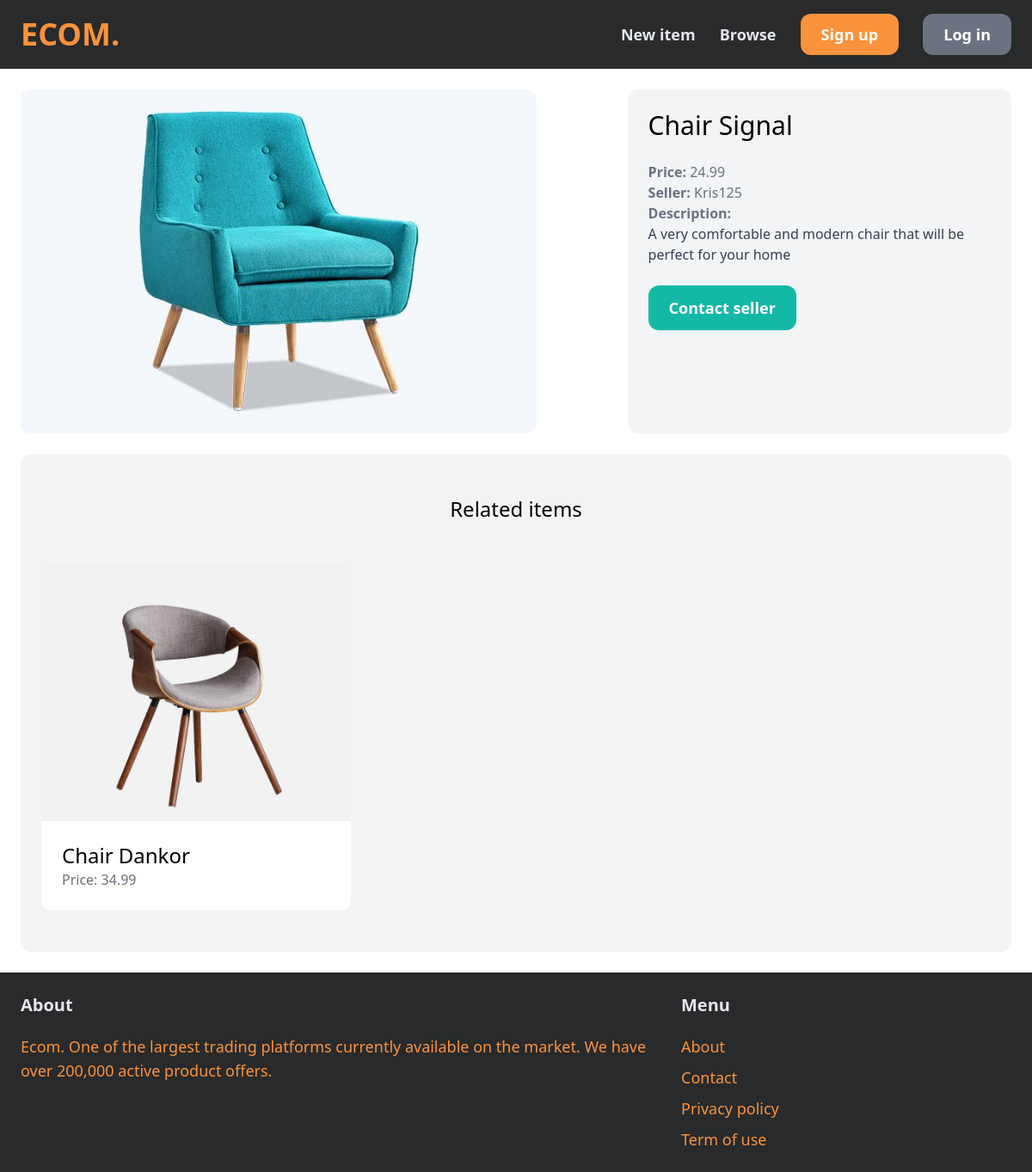
The page /items/7/ on the database its author committed.
### item/models.py (models this page shows, shortened)
class Item(models.Model):
    category = models.ForeignKey(Category, related_name='items', on_delete=models.CASCADE)
    name = models.CharField(max_length=255)
    description = models.TextField(blank=True, null=True)
    price = models.FloatField()
    image = models.ImageField(upload_to='item_images', blank=True, null=True)
    is_sold = models.BooleanField(default=False)
    created_by = models.ForeignKey(User, related_name='items', on_delete=models.CASCADE)
    created_at = models.DateTimeField(auto_now_add=True)

### item/views.py (the view)
# urls.py: path('<int:pk>/', views.detail, name='detail'),
def detail(request, pk):
    item = get_object_or_404(Item, pk=pk)
    related_items = Item.objects.filter(category=item.category, is_sold=False).exclude(pk=pk)[0:3]
    return render(request, 'item/detail.html', {
        'item': item,
        'related_items': related_items
    })

### item/templates/item/detail.html (shortened to what this page needs)
{% extends 'core/base.html' %}
{% block content %}
<div class="grid grid-cols-5 gap-6">
    <div class="col-span-3">
        <img src="{{ item.image.url }}" class="rounded-xl">
    </div>
    <div class="col-span-2 p-6 bg-gray-100 rounded-xl">
        <h1 class="mb-6 text-3xl">{{ item.name }}</h1>
        <p class="text-gray-500"><strong>Price: </strong>{{ item.price }}</p>
        <p class="text-gray-500"><strong>Seller: </strong>{{ item.created_by.username }}</p>
        {% if item.description %}
            <p class="text-gray-700">
                <strong class="text-gray-500">Description:</strong><br>
                {{ item.description }}
            </p>
        {% endif %}
        {% if request.user == item.created_by %}
            <div class="mt-6 p-6 bg-white rounded-xl">
                <p>This is your item!</p>
                <a href="{% url 'item:edit' item.id %}" class="inline-block mt-6 px-6 py-3 text-lg font-semibold bg-teal-500 text-white rounded-xl">Edit</a>
                <a href="{% url 'item:delete' item.id %}" class="inline-block mt-6 px-6 py-3 text-lg font-semibold bg-red-500 text-white rounded-xl">Delete</a>
            </div>
        {% else %}
            <a href="{% url 'conversation:new' item.id %}" class="inline-block mt-6 px-6 py-3 text-lg font-semibold bg-teal-500 text-white rounded-xl hover:bg-teal-700">Contact seller</a>
        {% endif %}
    </div>
</div>
<div class="mt-6 px-6 py-12 bg-gray-100 rounded-xl">
    <h2 class="mb-12 text-2xl text-center">Related items</h2>
    <div class="grid grid-cols-3 gap-3">
        {% for item in related_items %}
            <div>
                <a href="{% url 'item:detail' item.id %}">
                    <div>
                        <img src="{{ item.image.url }}" class="rounded-t-xl">
                    </div>
                    <div class="p-6 bg-white rounded-b-xl">
                        <h2 class="text-2xl">{{ item.name }}</h2>
                        <p class="text-gray-500">Price: {{ item.price }}</p>
                    </div>
                </a>
            </div>
        {% endfor %}
    </div>
</div>
{% endblock %}

### rows shown on the page
Item: image (picture), name "Chair Signal", price "24.99", created_by.username "Kris125", description "A very comfortable and modern chair that will be perfect for your home"
Item: image (picture), name "Chair Dankor", price "34.99"
